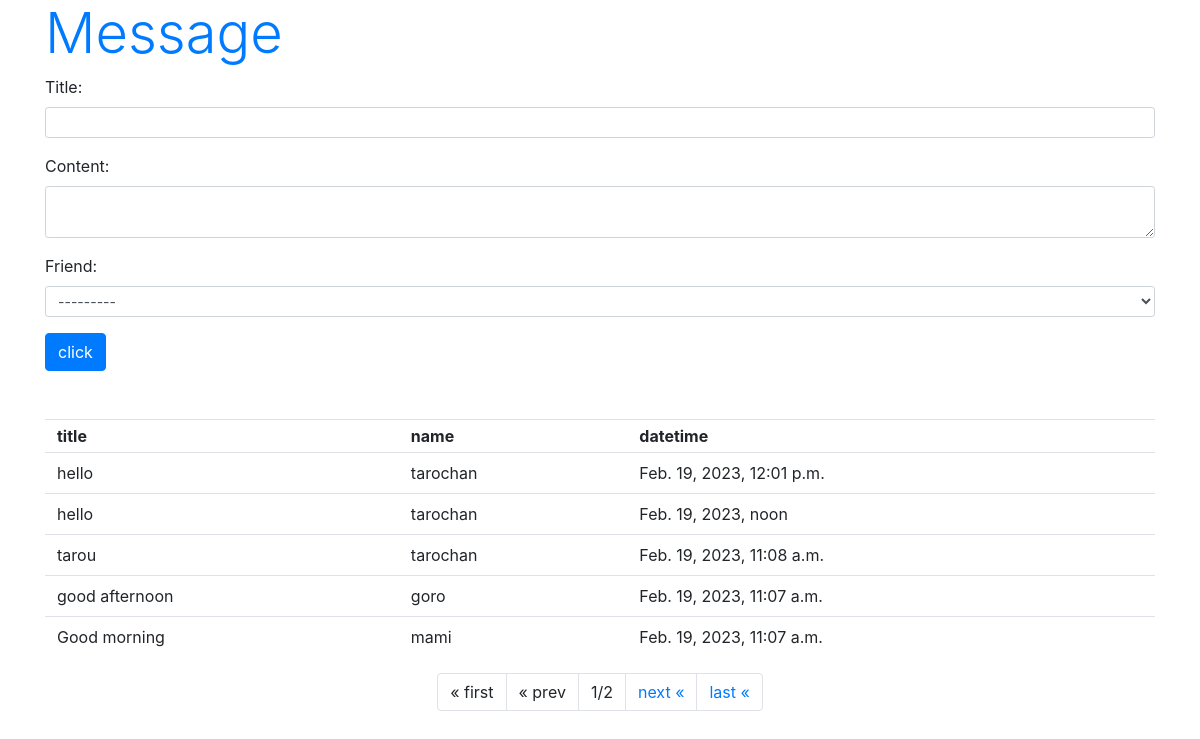
Page /hello/message/ on the committed database.
### hello/models.py (models this page shows, shortened)
class Message(models.Model):
  friend = models.ForeignKey(Friend, on_delete=models.CASCADE)
  title = models.CharField(max_length=100)
  content = models.CharField(max_length=300)
  pub_date = models.DateTimeField(auto_now_add=True)
  class Meta:
    ordering = ('pub_date',)

class Friend(models.Model):
  name = models.CharField(max_length=100,
    validators=[number_only])
  mail = models.EmailField(max_length=200)
  gender = models.BooleanField()
  age = models.IntegerField()
  birthday = models.DateField()
  def __str__(self):
    return '<Friend:id={},{}({})>'.format(str(self.id), \
            self.name, str(self.age))

### hello/views.py (the view)
# urls.py: path('message/', views.message, name='message'),
def message(request, page=1):
  if request.method == 'POST':
    obj = Message()
    form = MessageForm(request.POST, instance=obj)
    form.save()
  data = Message.objects.all().reverse()
  paginator = Paginator(data, 5)
  params = {
    'title': 'Message',
    'form': MessageForm(),
    'data': paginator.get_page(page),
  }
  return render(request, 'hello/message.html', params)

### hello/forms.py
class MessageForm(forms.ModelForm):
  class Meta:
    model = Message
    fields = ['title', 'content', 'friend']
    widgets = {
      'title': forms.TextInput(attrs={'class':'form-control form-control-sm'}),
      'content': forms.Textarea(attrs={'class':'form-control form-control-sm','rows':2}),
      'friend' : forms.Select(attrs={'class':'form-control form-control-sm'}),
    }

### hello/templates/hello/message.html (shortened to what this page needs)
{% load static %}
<!doctype html>
<html lang="ja">
<head>
  <link rel="stylesheet" href="https://stackpath.bootstrapcdn.com/bootstrap/4.3.1/css/bootstrap.min.css"/>
</head>
<body class="container">
  <h1 class="display-4 text-primary">{{ title }}</h1>
  <form action="{% url 'message' %}" method="post">
    {{ form.as_p }}
    <input type="submit" value="click" class="btn btn-primary">
    <table class="table">
      <tr>
        <th class="py-1">title</th>
        <th class="py-1">name</th>
        <th class="py-1">datetime</th>
      </tr>
      {% for item in data %}
        <tr>
          <td class="py-2">{{ item.title }}</td>
          <td class="py-2">{{ item.friend.name }}</td>
          <td class="py-2">{{ item.pub_date }}</td>
        </tr>
      {% endfor %}
    </table>
    <ul class="pagination justify-content-center">
      {% if data.has_previous %}
        <li class="page-item"><a class="page-link" href="{% url 'message' %}">&laquo; first</a></li>
        <li class="page-item"><a class="page-link" href="{% url 'message' %}{{ data.previous_page_number}}">&laquo; prev</a></li>
      {% else %}
        <li class="page-item"><a class="page-link">&laquo; first</a></li>
        <li class="page-item"><a class="page-link">&laquo; prev</a></li>
      {% endif %}
      <li class="page-item"><a class="page-link">{{ data.number }}/{{ data.paginator.num_pages }}</a></li>
      {% if data.has_next %}
        <li class="page-item"><a class="page-link" href="{% url 'message' %}{{ data.next_page_number }}">next &laquo;</a></li>
        <li class="page-item"><a class="page-link" href="{% url 'message' %}{{ data.paginator.num_pages }}">last &laquo;</a></li>
      {% else %}
        <li class="page-item"><a class="page-link">next &laquo;</a></li>
        <li class="page-item"><a class="page-link">last &laquo;</a></li>
      {% endif %}
    </ul>
  </form>
</body>
</html>

### rows in the picture
Message: title "hello", friend.name "tarochan", pub_date "Feb. 19, 2023, 12:01 p.m."
Message: title "hello", friend.name "tarochan", pub_date "Feb. 19, 2023, noon"
Message: title "tarou", friend.name "tarochan", pub_date "Feb. 19, 2023, 11:08 a.m."
Message: title "good afternoon", friend.name "goro", pub_date "Feb. 19, 2023, 11:07 a.m."
Message: title "Good morning", friend.name "mami", pub_date "Feb. 19, 2023, 11:07 a.m."

### other values in the picture
{{ title }} "Message"
{{ data.number }} "1"
{{ data.paginator.num_pages }} "2"
